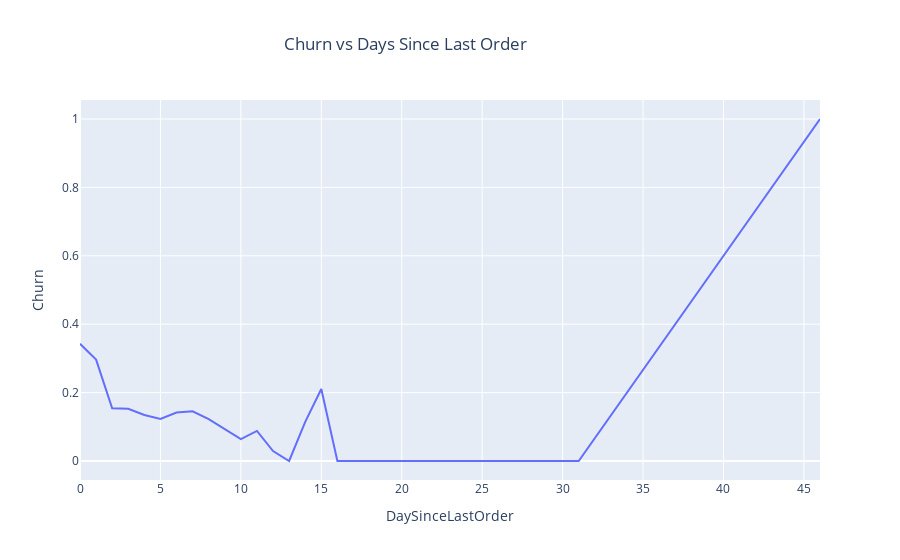

The cell this chart's notebook holds for it:
### Code cell
churn_trend_since = ecomerce_df.groupby(["DaySinceLastOrder"])["Churn"].mean().reset_index()
fig6 = px.line(
    churn_trend_since,
    x="DaySinceLastOrder",
    y="Churn",
    title="Churn vs Days Since Last Order"
)
fig6.update_layout(
    bargap=.05,
)
fig6.update_layout(
    title_x=.45
)
fig6.show()

### Figure 1 — Plotly figure (JSON) as saved in the notebook; plotly's stock layout.template omitted (floating-point values rounded to 4 significant figures)
{"data": [{"hovertemplate": "DaySinceLastOrder=%{x}<br>Churn=%{y}<extra></extra>", "legendgroup": "", "line": {"color": "#636efa", "dash": "solid"}, "marker": {"symbol": "circle"}, "mode": "lines", "name": "", "orientation": "v", "showlegend": false, "type": "scatter", "x": [0.0, 1.0, 2.0, 3.0, 4.0, 5.0, 6.0, 7.0, 8.0, 9.0, 10.0, 11.0, 12.0, 13.0, 14.0, 15.0, 16.0, 17.0, 18.0, 30.0, 31.0, 46.0], "xaxis": "x", "y": [0.3427, 0.2964, 0.154, 0.1524, 0.1346, 0.1228, 0.1416, 0.1454, 0.1227, 0.09365, 0.06369, 0.08791, 0.02899, 0.0, 0.1143, 0.2105, 0.0, 0.0, 0.0, 0.0, 0.0, 1.0], "yaxis": "y"}], "layout": {"bargap": 0.05, "legend": {"tracegroupgap": 0}, "title": {"text": "Churn vs Days Since Last Order", "x": 0.45}, "xaxis": {"anchor": "y", "domain": [0, 1], "title": {"text": "DaySinceLastOrder"}}, "yaxis": {"anchor": "x", "domain": [0, 1], "title": {"text": "Churn"}}}}
